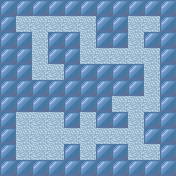

This game map was drawn from its Tiled (.tmx) file and the tilesets committed beside it. A one-line description and the full map source follow:
An orthogonal 11x11 tile map with 16x16 px tiles, 1 tile layer (Terrain) and 4 objects (2x rpg.components.features.DialogFeatureCom, rpg.components.features.PortalFeatureCom, rpg.components.features.CombatFeatureCom).

<map version="1.0" orientation="orthogonal" width="11" height="11" tilewidth="16" tileheight="16">
 <properties>
  <property name="combat" value="true" />
  <property name="combatZone" value="zone-ice-tower" />
 </properties>
 <tileset firstgid="1" source="tiles/environment.tsx" />
 <layer name="Terrain" width="11" height="11">
  <data encoding="csv">
34,34,34,34,34,34,34,34,34,34,34,
34,50,50,50,50,50,34,34,50,50,34,
34,34,50,34,34,50,34,34,50,34,34,
34,34,50,34,34,50,50,50,50,50,34,
34,34,50,50,34,34,34,34,34,50,34,
34,34,34,34,34,34,34,34,34,50,34,
34,34,34,34,34,34,34,50,50,50,34,
34,50,50,50,34,50,34,34,50,34,34,
34,50,50,50,50,50,50,50,50,34,34,
34,50,50,50,34,50,34,34,50,50,34,
34,34,34,34,34,34,34,34,34,34,34
</data>
 </layer>
 <objectgroup draworder="topdown" name="Features" width="11" height="11">
  <object name="tower2" type="rpg.components.features.PortalFeatureComponent" x="16" y="16" width="16" height="16">
   <properties>
    <property name="icon" value="doorway.png" />
    <property name="target" value="tower2" />
    <property name="targetX" value="1" />
    <property name="targetY" value="5" />
    <property name="text" value="Descend to the second level of the tower?" />
    <property name="transitionType" value="down" />
   </properties>
  </object>
  <object name="iceMage.png" type="rpg.components.features.CombatFeatureComponent" x="80" y="128" width="16" height="16">
   <properties>
    <property name="creatures" value="" />
    <property name="gold" value="47" />
    <property name="icon" value="iceMage.png" />
    <property name="id" value="towerMagi" />
    <property name="items" value="" />
    <property name="text" value="A group of Ice Magi block your passage! &quot;The power in the chamber beyond is no match for your feeble minds!&quot; They attack!" />
   </properties>
  </object>
  <object name="Podium" type="rpg.components.features.DialogFeatureComponent" x="32" y="128" width="16" height="16">
   <properties>
    <property name="action" value="LOOK" />
    <property name="icon" value="plaque.png" />
    <property name="text" value="You have a complete view of the Tundralands below, as the sun shines in through the ice walls of the tower. There is a podium of some sort here, but you aren't sure what to do!" />
    <property name="title" value="Podium" />
    <property name="type" value="sign" />
    <property name="until" value="towerStart" />
   </properties>
  </object>
  <object name="Podium" type="rpg.components.features.DialogFeatureComponent" x="32" y="128" width="16" height="16">
   <properties>
    <property name="action" value="PRISM" />
    <property name="after" value="towerStart" />
    <property name="altIcon" value="prism.png" />
    <property name="icon" value="plaque.png" />
    <property name="sets" value="towerDone" />
    <property name="text" value="You place the prism on the podium and there is a sudden, massive discharge of energy, destroying both the prism and the podium! Has the barricade in the North been broken?" />
    <property name="title" value="Podium" />
    <property name="type" value="sign" />
    <property name="until" value="towerDone" />
   </properties>
  </object>
 </objectgroup>
</map>
